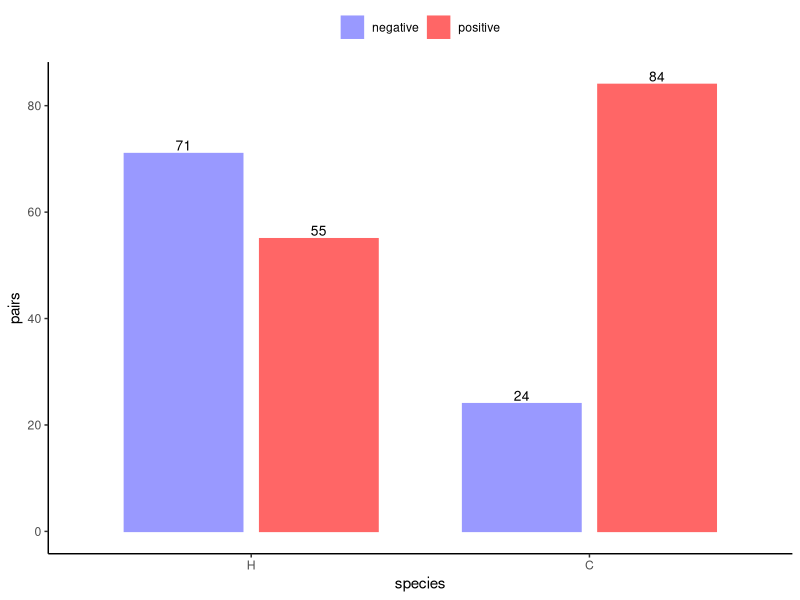
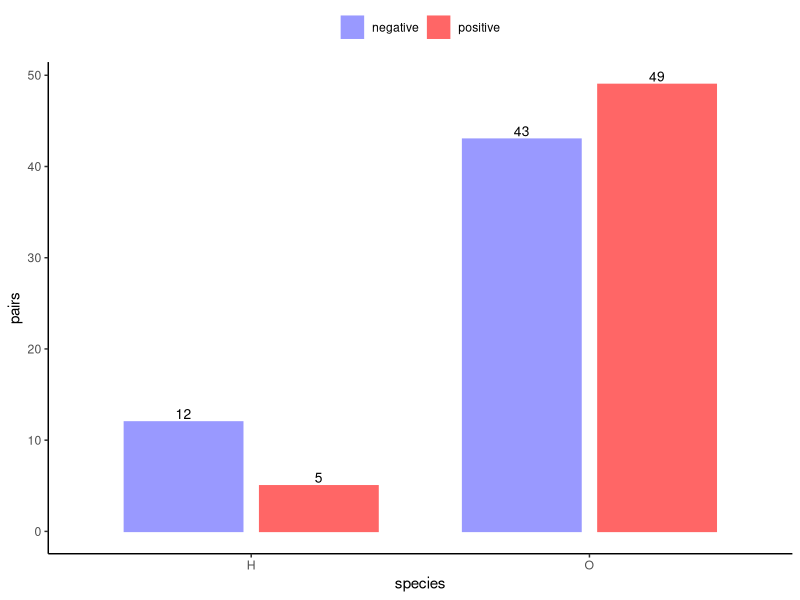
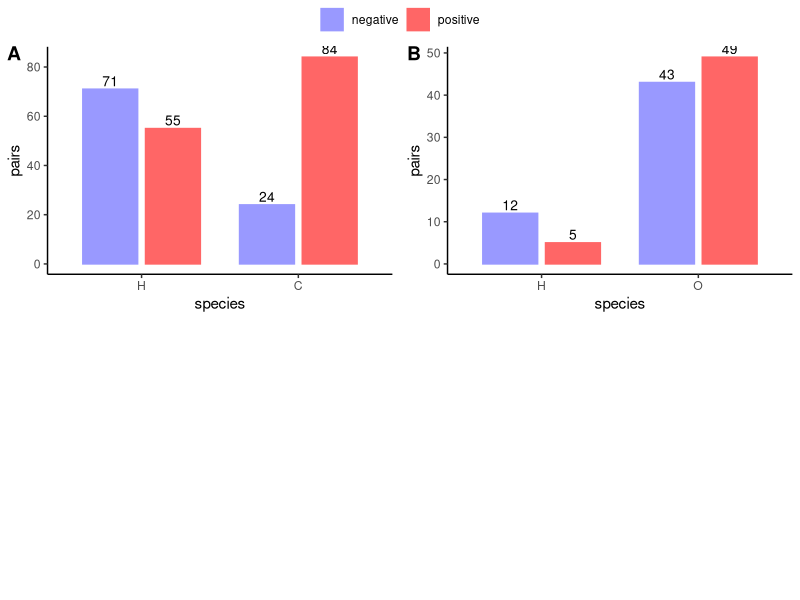

These figures' R source, in order:
## ---- chunk 1
library(ggplot2)
library(ggpubr)
theme_set(
    theme_classic() +
        theme(legend.position="top") +
        theme(legend.title=element_blank())
)
## ---- chunk 2
dfhmchimp <- data.frame(
    corr=c(rep(c("positive", "negative"), 2)),
    species = factor(c("H", "H", "C", "C"), levels=c("H", "C")), 
    pairs=c(55, 71, 84, 24)
)

(dfhmchimp)

# plot
p1 <- ggplot(dfhmchimp, aes(x=species, y=pairs)) +
    geom_col(aes(color=corr, fill=corr), position=position_dodge(0.8), width=0.7) +
    scale_fill_manual(values = c("#9999FF", "#FF6666")) +
    scale_color_manual(values = c("#9999FF", "#FF6666")) 

p1 <- p1 + geom_text(
    aes(label = pairs, group = corr),
    position = position_dodge(0.8),
    vjust = -0.3, size = 3.5
)

p1
## ---- chunk 3
dfhmoran <- data.frame(
    corr=c(rep(c("positive", "negative"), 2)),
    species = c("H", "H", "O", "O"), 
    pairs=c(5, 12, 49, 43)
)

(dfhmoran)

# plot
p2 <- ggplot(dfhmoran, aes(x=species, y=pairs)) +
    geom_col(aes(color=corr, fill=corr), position=position_dodge(0.8), width=0.7) +
    scale_fill_manual(values = c("#9999FF", "#FF6666")) +
    scale_color_manual(values = c("#9999FF", "#FF6666"))

p2 <- p2 + geom_text(
    aes(label = pairs, group = corr),
    position = position_dodge(0.8),
    vjust = -0.3, size = 3.5
)

p2

## ---- chunk 4
g <- ggarrange(
    p1, p2, labels = c("A", "B"),
    common.legend = TRUE, legned = "bottom"
)

ggsave(g, height = 7, file="corr_pairs_barplot.pdf")
